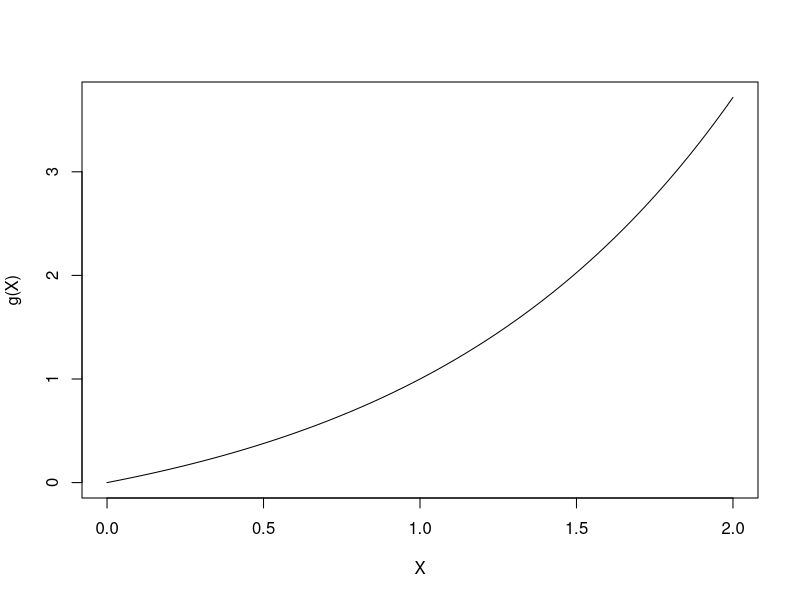
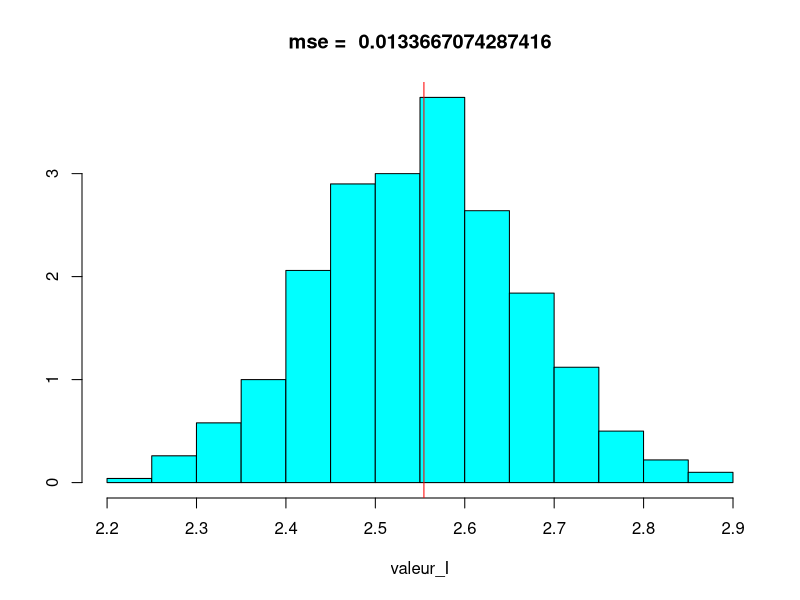
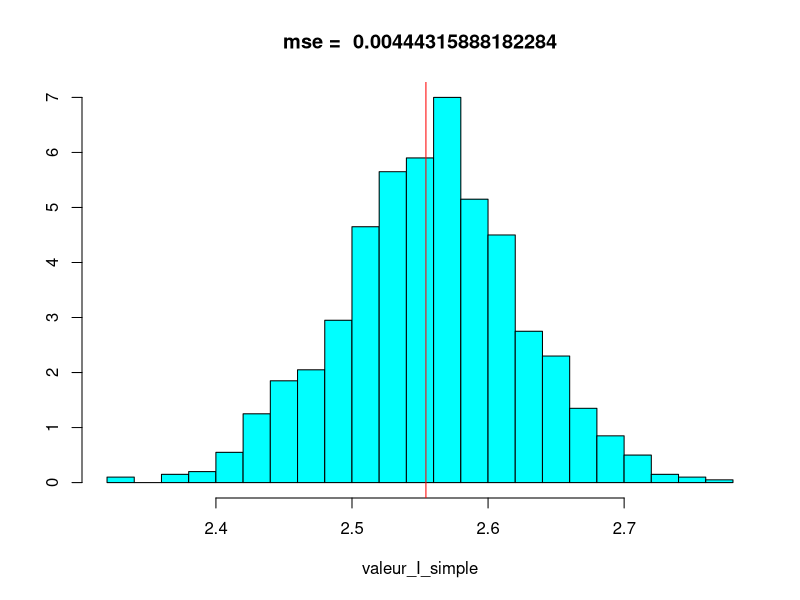
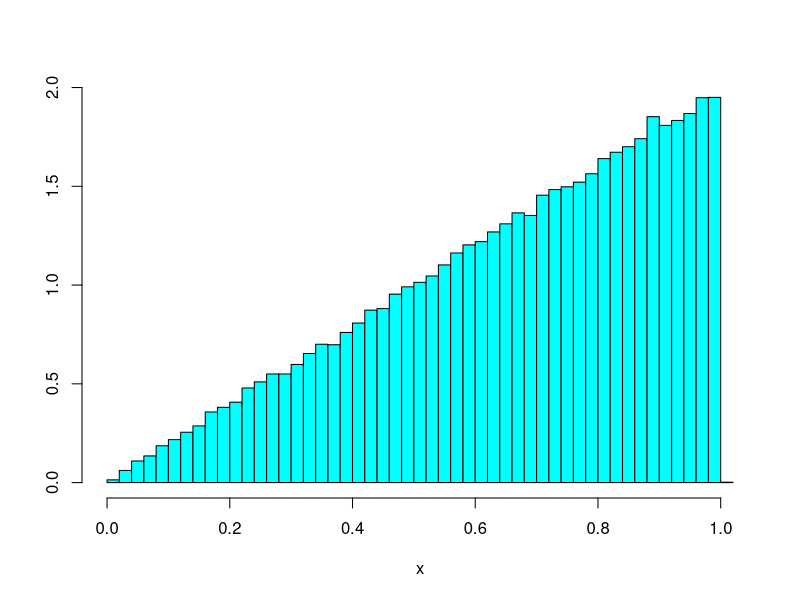
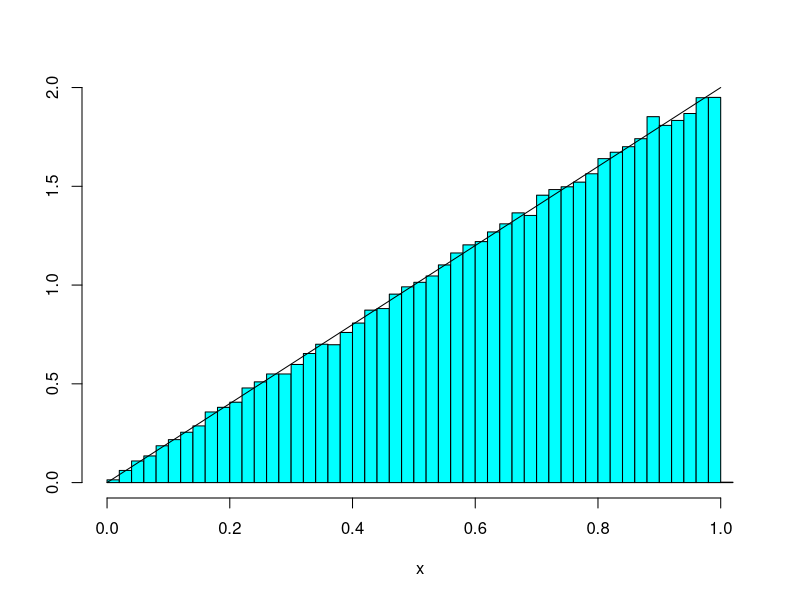
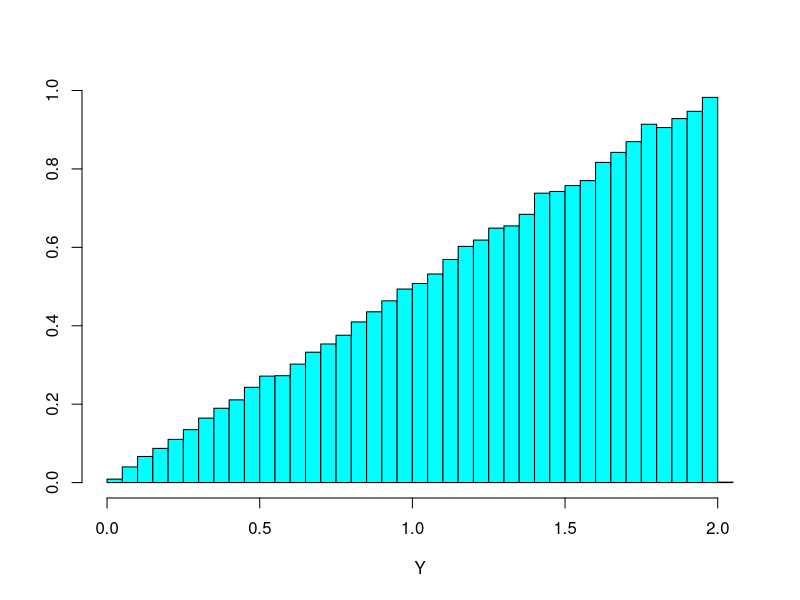
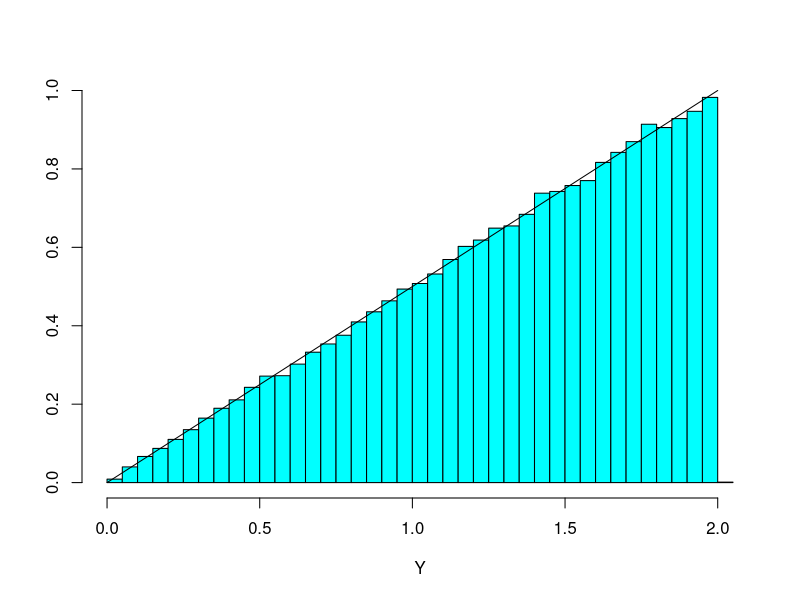
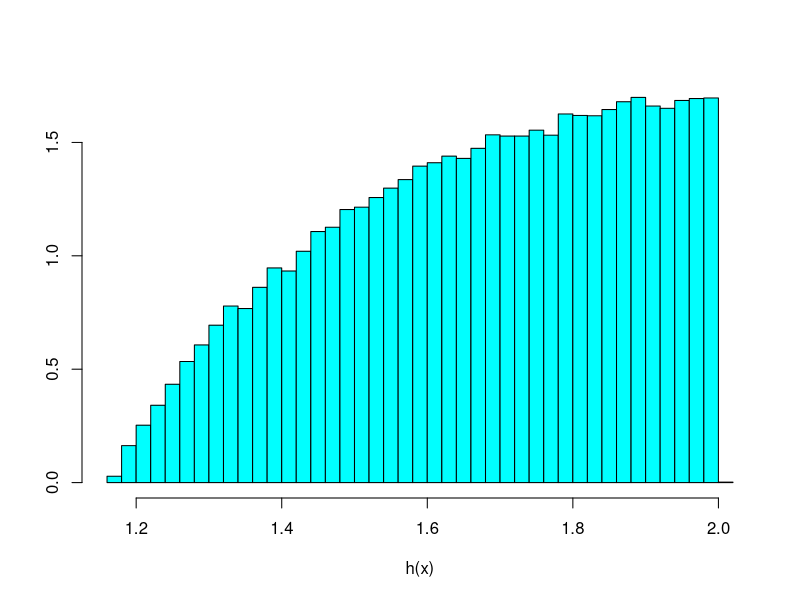

These figures' R source, in order: (Note: a time limit stopped this script after it produced the figures.)
## ---- chunk 1
require(MASS)
## ---- chunk 2
g <- function(x){
  return ((exp(x) - 1 )/(exp(1) - 1))
}
## ---- chunk 3
X <- seq(from = 0, to = 2, len = 100)
plot(X,g(X), type = "l")

## ---- chunk 4
solution <- (exp(2) - 3) / (exp(1) - 1)
solution_R <- integrate(g, lower = 0, upper = 2)
print(solution)
print(solution_R)
## ---- chunk 5
estim_I <- function(n) {
  b <- 2
  a <- 0
  m <- g(2)
  v <- runif(n,min = a, max = m)
  u <- runif(n,min = a, max = b)
  points <- sum(ifelse(v <= g(u),1,0))
  I <- m*(b-a)*points/n
  return(I)
}
## ---- chunk 6
estim_I(100000)
## ---- chunk 7
mse_I <- function(n,solution_I,nrep){
  valeur_I <- c()
  for (run in 1:nrep) {
  valeur_I <- c(valeur_I, estim_I(n))
  }
  MSE <- mean((valeur_I - solution_I)**2)
  truehist(valeur_I)
  abline(v = solution_I, col = "red")
  title(main = paste("mse = ",MSE))
}
## ---- chunk 8
mse_I(1000,solution,1000)
## ---- chunk 9
estim_I_simple <- function(n){
  b <- 2
  a <- 0
  
  
  x <- runif(n,min = a, max = b)
  
  # I = (b-a)* E[g(X)]
  I_estim = (b - a) * mean(g(x))
  return(I_estim)
}
## ---- chunk 10
estim_I_simple(1000)
## ---- chunk 11
mse_I_simple <- function(n,solution_I,nrep){
  valeur_I_simple <- c()
  for (run in 1:nrep) {
  valeur_I_simple <- c(valeur_I_simple, estim_I_simple(n))
  }
  MSE <- mean((valeur_I_simple - solution_I)**2)
  truehist(valeur_I_simple)
  abline(v = solution_I, col = "red")
  title(main = paste("mse = ",MSE))
}
## ---- chunk 12
mse_I_simple(1000,solution,1000)
## ---- chunk 13
n = 100000
x = rbeta(n, shape1 = 2, shape2 = 1)
## ---- chunk 14
truehist(x)
## ---- chunk 15
valeur_x = seq(from = 0, to = 1, len = 1000)
valeur_y = dbeta(valeur_x, shape1 = 2, shape2 = 1)
## ---- chunk 16
truehist(x)
lines(valeur_x, valeur_y)
## ---- chunk 17
Y = 2*x
round(range(Y),5)
truehist(Y)
## ---- chunk 18
dY <- function(y){
  return(1/2*dbeta(y/2, shape1 = 2, shape2 = 1))
}
## ---- chunk 19
valeur_x = seq(from = 0, to = 2, len = 1000)
valeur_y = dY(valeur_x)
truehist(Y)
lines(valeur_x, valeur_y)
## ---- chunk 20
rY <- function(n){
  return(2 * rbeta(n, shape1 = 2, shape2 = 1))
}
## ---- chunk 21
h <- function(x){
  return(g(x) / dY(x))
}

## ---- chunk 22
truehist(h(x))
mean(h(valeur_x))
## ---- chunk 23
estim_I_importance <- function(n){
  y = rY(n)
  I_estim = mean(g(y) / dY(y))
  return(I_estim)
}
## ---- chunk 24
estim_I_importance((50000))
## ---- chunk 25
mse_I_importance <- function(n,solution_I,nrep){
  valeur_I_importance <- c()
  for (run in 1:nrep) {
  valeur_I_importance <- c(valeur_I_importance, estim_I_importance(n))
  }
  MSE <- mean((valeur_I_importance - solution_I)**2)
  truehist(valeur_I_importance)
  abline(v = solution_I, col = "red", lwd = 2)
  title(main = paste("mse = ",MSE))
  return(MSE)
}
## ---- chunk 26
n = 100
nrep = 100000
mse_I(n,solution,nrep)
mse_I_simple(n,solution,nrep)
mse_I_importance(n,solution,nrep)
## ---- chunk 27
cost <- function(par){
  alpha = par[1]
  beta = par[2]
  n = 100
  nrep = 100000
  mse_I_importance(n,solution,nrep)
}
## ---- chunk 28
optim(c(2,1), cost)
## ---- chunk 29

## ---- chunk 30

## ---- chunk 31

## ---- chunk 32

## ---- chunk 33

## ---- chunk 34

## ---- chunk 35

## ---- chunk 36

## ---- chunk 37

## ---- chunk 38

## ---- chunk 39

## ---- chunk 40

## ---- chunk 41

## ---- chunk 42

## ---- chunk 43

## ---- chunk 44

## ---- chunk 45

## ---- chunk 46

## ---- chunk 47

## ---- chunk 48

## ---- chunk 49

## ---- chunk 50

## ---- chunk 51

## ---- chunk 52
